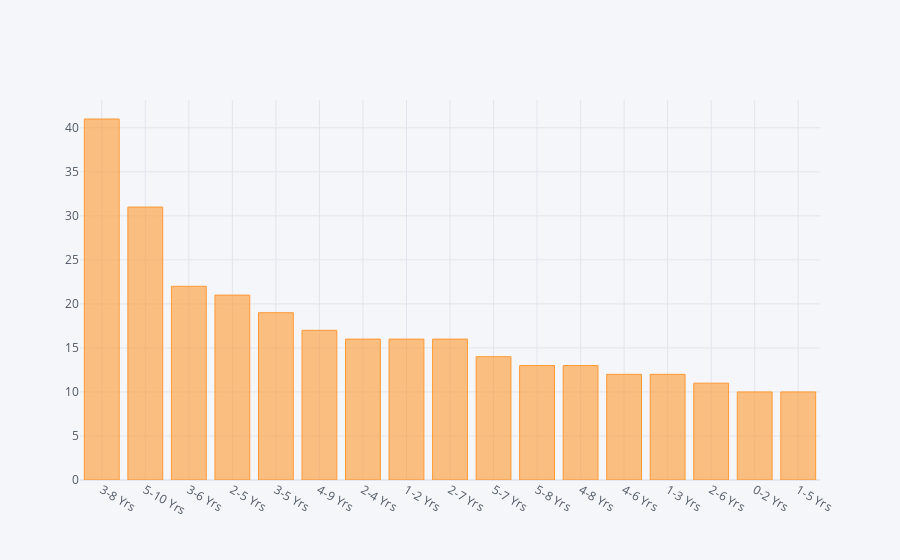

Write notebook code for a chart like this one.
### Code cell
df['Experience'].value_counts()[0:17].iplot(kind='bar')

### Figure 1 — Plotly figure (JSON) as saved in the notebook; plotly's stock layout.template omitted (floating-point values rounded to 4 significant figures)
{"data": [{"marker": {"color": "rgba(255, 153, 51, 0.6)", "line": {"color": "rgba(255, 153, 51, 1.0)", "width": 1}}, "name": "Experience", "orientation": "v", "text": "", "type": "bar", "x": ["3-8 Yrs", "5-10 Yrs", "3-6 Yrs", "2-5 Yrs", "3-5 Yrs", "4-9 Yrs", "2-4 Yrs", "1-2 Yrs", "2-7 Yrs", "5-7 Yrs", "5-8 Yrs", "4-8 Yrs", "4-6 Yrs", "1-3 Yrs", "2-6 Yrs", "0-2 Yrs", "1-5 Yrs"], "y": [41, 31, 22, 21, 19, 17, 16, 16, 16, 14, 13, 13, 12, 12, 11, 10, 10]}], "layout": {"autosize": true, "legend": {"bgcolor": "#F5F6F9", "font": {"color": "#4D5663"}}, "paper_bgcolor": "#F5F6F9", "plot_bgcolor": "#F5F6F9", "title": {"font": {"color": "#4D5663"}}, "xaxis": {"autorange": true, "gridcolor": "#E1E5ED", "range": [-0.5, 16.5], "showgrid": true, "tickfont": {"color": "#4D5663"}, "title": {"font": {"color": "#4D5663"}, "text": ""}, "type": "category", "zerolinecolor": "#E1E5ED"}, "yaxis": {"autorange": true, "gridcolor": "#E1E5ED", "range": [0, 43.16], "showgrid": true, "tickfont": {"color": "#4D5663"}, "title": {"font": {"color": "#4D5663"}, "text": ""}, "type": "linear", "zerolinecolor": "#E1E5ED"}}}
